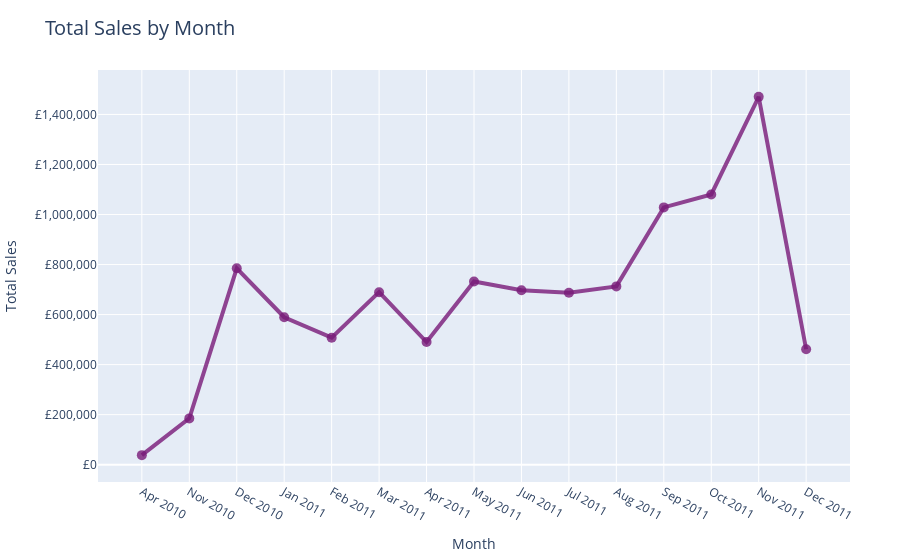

Notebook source saved alongside this figure:
### Code cell
# line chart using plotly expess Scatter
trace = go.Scatter(
                    x = sales["month"],
                    y = sales["TotalSales"],
                    mode = "lines+markers",
                    name = "TotalSales",
                    line = dict(width = 4),
                    marker = dict(
                                  size = 10,
                                  color = "rgba(120, 26, 120, 0.8)"
                                 ),
                    hovertemplate = " %{x}<br>£%{y:,.0f} <extra></extra>",
                  )
line_data = [trace]
layout = dict(
              title = "Total Sales by Month",
              titlefont = dict(size = 20),
              margin=dict(l=10, r=50, b=10, t=70, pad=0),
              xaxis= dict(title= "Month",ticklen = 5,zeroline = False),
              yaxis= dict(title= "Total Sales", tickformat = ",.0f", tickprefix="£")
             )
fig = dict(data = line_data, layout = layout)
iplot(fig)

### Figure 1 — Plotly figure (JSON) as saved in the notebook; plotly's stock layout.template omitted (floating-point values rounded to 4 significant figures)
{"data": [{"hovertemplate": " %{x}<br>£%{y:,.0f} <extra></extra>", "line": {"width": 4}, "marker": {"color": "rgba(120, 26, 120, 0.8)", "size": 10}, "mode": "lines+markers", "name": "TotalSales", "type": "scatter", "x": ["Apr 2010", "Nov 2010", "Dec 2010", "Jan 2011", "Feb 2011", "Mar 2011", "Apr 2011", "May 2011", "Jun 2011", "Jul 2011", "Aug 2011", "Sep 2011", "Oct 2011", "Nov 2011", "Dec 2011"], "y": [38120.0, 185000.0, 784900.0, 589400.0, 507600.0, 689500.0, 490400.0, 732300.0, 697000.0, 687100.0, 712700.0, 1029000.0, 1080000.0, 1470000.0, 461400.0]}], "layout": {"margin": {"b": 10, "l": 10, "pad": 0, "r": 50, "t": 70}, "title": {"font": {"size": 20}, "text": "Total Sales by Month"}, "xaxis": {"ticklen": 5, "title": {"text": "Month"}, "zeroline": false}, "yaxis": {"tickformat": ",.0f", "tickprefix": "£", "title": {"text": "Total Sales"}}}}
